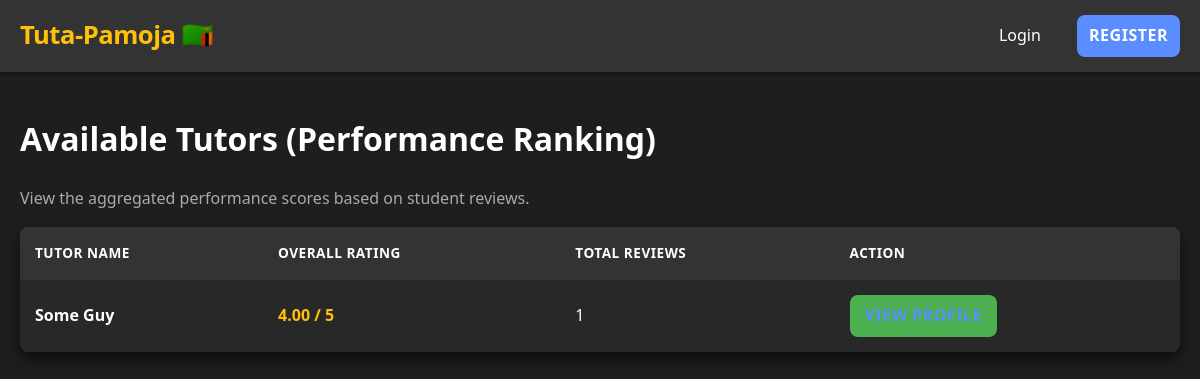
Page /tutors on the earlier database version.
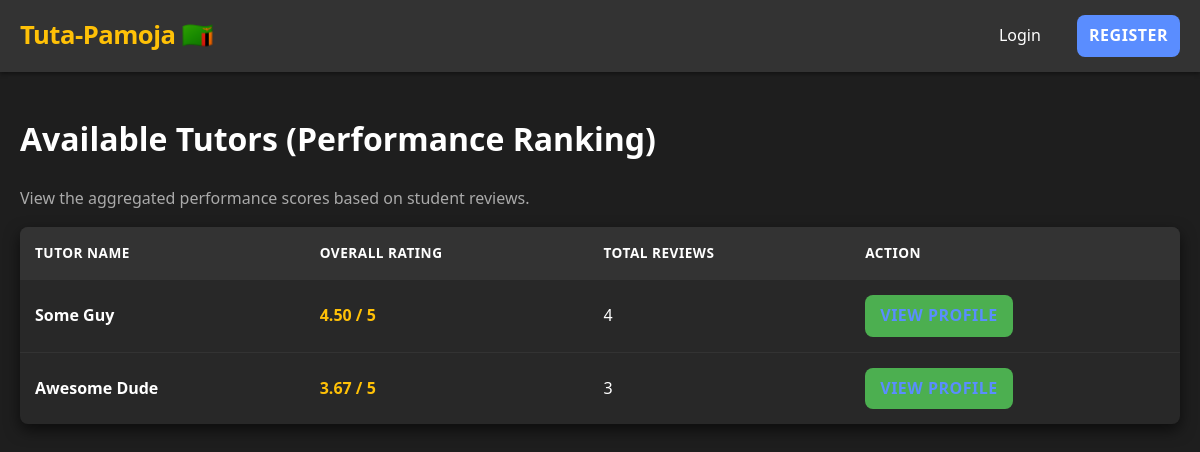
Same page on the later database version.
### models.py (models this page shows, shortened)
class User(UserMixin, db.Model):
    __tablename__ = 'Users'
    id = db.Column(db.Integer, primary_key=True)
    username = db.Column(db.String(80), unique=True, nullable=False)
    password_hash = db.Column(db.String(128), nullable=False)
    email = db.Column(db.String(120), unique=True)
    full_name = db.Column(db.String(120), nullable=False)
    role = db.Column(db.String(20), nullable=False) # 'Admin', 'Tutor', or 'Student'
    tutor_id = db.Column(db.Integer, db.ForeignKey('Users.id')) # Student's assigned Tutor (Requirement 1.3.5)
    university_id = db.Column(db.Integer, db.ForeignKey('Universities.id')) # Student's university (Requirement 1.2.1)
    university = db.relationship('University', backref='students', lazy=True)
    is_approved = db.Column(db.Boolean, nullable=False, default=False)
    is_paid_current_month = db.Column(db.Boolean, nullable=False, default=False)
    created_at = db.Column(db.DateTime, default=datetime.utcnow)
    students_assigned = db.relationship('User', foreign_keys=[tutor_id], backref=db.backref('assigned_tutor', remote_side=[id]), lazy='dynamic')
    payments_made = db.relationship('Payment', foreign_keys='Payment.student_id', backref='student', lazy='dynamic')
    payments_received = db.relationship('Payment', foreign_keys='Payment.tutor_id', backref='tutor', lazy='dynamic')
    reviews_given = db.relationship('TutorReview', foreign_keys='TutorReview.student_id', backref='reviewer', lazy='dynamic')
    reviews_received = db.relationship('TutorReview', foreign_keys='TutorReview.tutor_id', backref='tutor_profile', lazy='dynamic')
    uploaded_documents = db.relationship('Document', backref='uploader_tutor', lazy='dynamic')

### main_routes.py (the view)
@main.route('/tutors')
def list_tutors():
    tutors_with_stats = db.session.query(
        User,
        func.avg(TutorReview.rating).label('avg_rating'),
        func.count(TutorReview.id).label('total_reviews')
    ).filter(
        User.role == ROLES['Tutor']
    ).outerjoin(
        TutorReview, User.id == TutorReview.tutor_id
    ).group_by(User.id).order_by(
        func.avg(TutorReview.rating).desc(),
        func.count(TutorReview.id).desc()
    ).all()
    return render_template('tutor_list.html', tutors_with_stats=tutors_with_stats)

### templates/tutor_list.html (shortened to what this page needs)
{% extends "base.html" %}
{% block content %}
    <h1>Available Tutors (Performance Ranking)</h1>
    <p style="color: var(--color-text-secondary);">View the aggregated performance scores based on student reviews.</p>
    <table>
        <thead>
            <tr>
                <th>Tutor Name</th>
                <th>Overall Rating</th>
                <th>Total Reviews</th>
                <th>Action</th>
            </tr>
        </thead>
        <tbody>
            {% for user, avg_rating, total_reviews in tutors_with_stats %}
            <tr>
                <td><strong>{{ user.full_name }}</strong></td>
                <td>
                    {% if total_reviews > 0 %}
                        <strong style="color: var(--color-accent);">{{ "%.2f"|format(avg_rating) }} / 5</strong>
                    {% else %}
                        <span style="color: var(--color-text-secondary);">No Rating</span>
                    {% endif %}
                </td>
                <td>{{ total_reviews }}</td>
                <td>
                    <a href="{{ url_for('main.view_tutor_profile', tutor_id=user.id) }}" class="btn btn-success" style="padding: 8px 15px;">View Profile</a>
                </td>
            </tr>
            {% endfor %}
        </tbody>
    </table>
{% endblock %}

Differences in the rows shown:
computed for User "Some Guy": avg_rating "4.00" → "4.50"; total_reviews "1" → "4"
added User: full_name "Awesome Dude", avg_rating "3.67", total_reviews "3"
